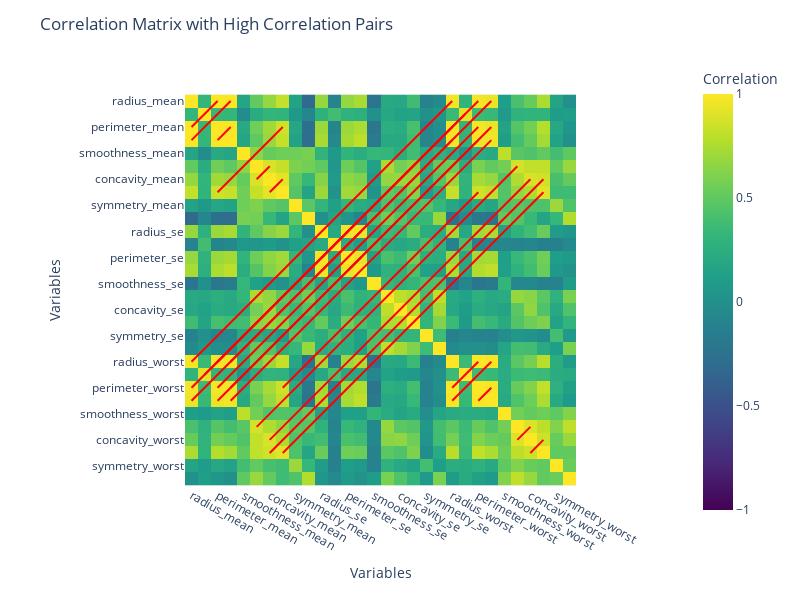

Here is the notebook cell this chart was saved with:
### Markdown cell above
## Extracting the highly correlated variables

### Code cell
correlation_matrix = x.corr()

# Identify pairs with high correlation (threshold set to 0.7)
high_correlation_pairs = []
threshold = 0.85
for i in range(len(correlation_matrix.columns)):
    for j in range(i + 1, len(correlation_matrix.columns)):
        if abs(correlation_matrix.iloc[i, j]) > threshold:
            high_correlation_pairs.append(
                (correlation_matrix.columns[i], correlation_matrix.columns[j])
            )

# Display high correlation pairs
print("Pairs of variables with high correlation (above", threshold, "):")
for pair in high_correlation_pairs:
    print(pair)

# Plotting the correlation matrix using Plotly
fig = px.imshow(correlation_matrix, labels=dict(x="Variables", y="Variables", color="Correlation"),
                x=correlation_matrix.columns, y=correlation_matrix.columns,
                color_continuous_scale='Viridis', zmin=-1, zmax=1)

# Highlighting high correlation pairs
for pair in high_correlation_pairs:
    fig.add_shape(type="line",
                  x0=pair[0], y0=pair[1], x1=pair[1], y1=pair[0],
                  line=dict(color="red", width=2))

fig.update_layout(title="Correlation Matrix with High Correlation Pairs",
                  width=800, height=600)

fig.show()

### Figure 1 — Plotly figure (JSON) as saved in the notebook; plotly's stock layout.template omitted (floating-point values rounded to 4 significant figures; data arrays with more than 128 entries replaced by an {"elided": "..."} marker saying what was removed)
{"data": [{"coloraxis": "coloraxis", "hovertemplate": "Variables: %{x}<br>Variables: %{y}<br>Correlation: %{z}<extra></extra>", "name": "0", "type": "heatmap", "x": ["radius_mean", "texture_mean", "perimeter_mean", "area_mean", "smoothness_mean", "compactness_mean", "concavity_mean", "concave points_mean", "symmetry_mean", "fractal_dimension_mean", "radius_se", "texture_se", "perimeter_se", "area_se", "smoothness_se", "compactness_se", "concavity_se", "concave points_se", "symmetry_se", "fractal_dimension_se", "radius_worst", "texture_worst", "perimeter_worst", "area_worst", "smoothness_worst", "compactness_worst", "concavity_worst", "concave points_worst", "symmetry_worst", "fractal_dimension_worst"], "xaxis": "x", "y": ["radius_mean", "texture_mean", "perimeter_mean", "area_mean", "smoothness_mean", "compactness_mean", "concavity_mean", "concave points_mean", "symmetry_mean", "fractal_dimension_mean", "radius_se", "texture_se", "perimeter_se", "area_se", "smoothness_se", "compactness_se", "concavity_se", "concave points_se", "symmetry_se", "fractal_dimension_se", "radius_worst", "texture_worst", "perimeter_worst", "area_worst", "smoothness_worst", "compactness_worst", "concavity_worst", "concave points_worst", "symmetry_worst", "fractal_dimension_worst"], "yaxis": "y", "z": {"elided": "30x30 float values"}}], "layout": {"coloraxis": {"cmax": 1, "cmin": -1, "colorbar": {"title": {"text": "Correlation"}}, "colorscale": [[0, "#440154"], [0.1111, "#482878"], [0.2222, "#3e4989"], [0.3333, "#31688e"], [0.4444, "#26828e"], [0.5556, "#1f9e89"], [0.6667, "#35b779"], [0.7778, "#6ece58"], [0.8889, "#b5de2b"], [1, "#fde725"]]}, "height": 600, "margin": {"t": 60}, "shapes": [{"line": {"color": "red", "width": 2}, "type": "line", "x0": "radius_mean", "x1": "perimeter_mean", "y0": "perimeter_mean", "y1": "radius_mean"}, {"line": {"color": "red", "width": 2}, "type": "line", "x0": "radius_mean", "x1": "area_mean", "y0": "area_mean", "y1": "radius_mean"}, {"line": {"color": "red", "width": 2}, "type": "line", "x0": "radius_mean", "x1": "radius_worst", "y0": "radius_worst", "y1": "radius_mean"}, {"line": {"color": "red", "width": 2}, "type": "line", "x0": "radius_mean", "x1": "perimeter_worst", "y0": "perimeter_worst", "y1": "radius_mean"}, {"line": {"color": "red", "width": 2}, "type": "line", "x0": "radius_mean", "x1": "area_worst", "y0": "area_worst", "y1": "radius_mean"}, {"line": {"color": "red", "width": 2}, "type": "line", "x0": "texture_mean", "x1": "texture_worst", "y0": "texture_worst", "y1": "texture_mean"}, {"line": {"color": "red", "width": 2}, "type": "line", "x0": "perimeter_mean", "x1": "area_mean", "y0": "area_mean", "y1": "perimeter_mean"}, {"line": {"color": "red", "width": 2}, "type": "line", "x0": "perimeter_mean", "x1": "concave points_mean", "y0": "concave points_mean", "y1": "perimeter_mean"}, {"line": {"color": "red", "width": 2}, "type": "line", "x0": "perimeter_mean", "x1": "radius_worst", "y0": "radius_worst", "y1": "perimeter_mean"}, {"line": {"color": "red", "width": 2}, "type": "line", "x0": "perimeter_mean", "x1": "perimeter_worst", "y0": "perimeter_worst", "y1": "perimeter_mean"}, {"line": {"color": "red", "width": 2}, "type": "line", "x0": "perimeter_mean", "x1": "area_worst", "y0": "area_worst", "y1": "perimeter_mean"}, {"line": {"color": "red", "width": 2}, "type": "line", "x0": "area_mean", "x1": "radius_worst", "y0": "radius_worst", "y1": "area_mean"}, {"line": {"color": "red", "width": 2}, "type": "line", "x0": "area_mean", "x1": "perimeter_worst", "y0": "perimeter_worst", "y1": "area_mean"}, {"line": {"color": "red", "width": 2}, "type": "line", "x0": "area_mean", "x1": "area_worst", "y0": "area_worst", "y1": "area_mean"}, {"line": {"color": "red", "width": 2}, "type": "line", "x0": "compactness_mean", "x1": "concavity_mean", "y0": "concavity_mean", "y1": "compactness_mean"}, {"line": {"color": "red", "width": 2}, "type": "line", "x0": "compactness_mean", "x1": "compactness_worst", "y0": "compactness_worst", "y1": "compactness_mean"}, {"line": {"color": "red", "width": 2}, "type": "line", "x0": "concavity_mean", "x1": "concave points_mean", "y0": "concave points_mean", "y1": "concavity_mean"}, {"line": {"color": "red", "width": 2}, "type": "line", "x0": "concavity_mean", "x1": "concavity_worst", "y0": "concavity_worst", "y1": "concavity_mean"}, {"line": {"color": "red", "width": 2}, "type": "line", "x0": "concavity_mean", "x1": "concave points_worst", "y0": "concave points_worst", "y1": "concavity_mean"}, {"line": {"color": "red", "width": 2}, "type": "line", "x0": "concave points_mean", "x1": "perimeter_worst", "y0": "perimeter_worst", "y1": "concave points_mean"}, {"line": {"color": "red", "width": 2}, "type": "line", "x0": "concave points_mean", "x1": "concave points_worst", "y0": "concave points_worst", "y1": "concave points_mean"}, {"line": {"color": "red", "width": 2}, "type": "line", "x0": "radius_se", "x1": "perimeter_se", "y0": "perimeter_se", "y1": "radius_se"}, {"line": {"color": "red", "width": 2}, "type": "line", "x0": "radius_se", "x1": "area_se", "y0": "area_se", "y1": "radius_se"}, {"line": {"color": "red", "width": 2}, "type": "line", "x0": "perimeter_se", "x1": "area_se", "y0": "area_se", "y1": "perimeter_se"}, {"line": {"color": "red", "width": 2}, "type": "line", "x0": "radius_worst", "x1": "perimeter_worst", "y0": "perimeter_worst", "y1": "radius_worst"}, {"line": {"color": "red", "width": 2}, "type": "line", "x0": "radius_worst", "x1": "area_worst", "y0": "area_worst", "y1": "radius_worst"}, {"line": {"color": "red", "width": 2}, "type": "line", "x0": "perimeter_worst", "x1": "area_worst", "y0": "area_worst", "y1": "perimeter_worst"}, {"line": {"color": "red", "width": 2}, "type": "line", "x0": "compactness_worst", "x1": "concavity_worst", "y0": "concavity_worst", "y1": "compactness_worst"}, {"line": {"color": "red", "width": 2}, "type": "line", "x0": "concavity_worst", "x1": "concave points_worst", "y0": "concave points_worst", "y1": "concavity_worst"}], "title": {"text": "Correlation Matrix with High Correlation Pairs"}, "width": 800, "xaxis": {"anchor": "y", "constrain": "domain", "domain": [0, 1], "scaleanchor": "y", "title": {"text": "Variables"}}, "yaxis": {"anchor": "x", "autorange": "reversed", "constrain": "domain", "domain": [0, 1], "title": {"text": "Variables"}}}}
